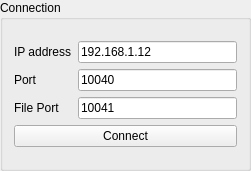
   <widget class="QGroupBox" name="groupBox_3">
    <property name="geometry">
     <rect>
      <x>10</x>
      <y>0</y>
      <width>251</width>
      <height>171</height>
     </rect>
    </property>
    <property name="title">
     <string>Connection</string>
    </property>
    <layout class="QVBoxLayout" name="verticalLayout_12">
     <item>
      <layout class="QVBoxLayout" name="verticalLayout_3">
       <item>
        <layout class="QHBoxLayout" name="horizontalLayout">
         <item>
          <layout class="QVBoxLayout" name="verticalLayout_2">
           <item>
            <widget class="QLabel" name="label_2">
             <property name="text">
              <string>IP address</string>
             </property>
            </widget>
           </item>
           <item>
            <widget class="QLabel" name="label">
             <property name="text">
              <string>Port</string>
             </property>
            </widget>
           </item>
           <item>
            <widget class="QLabel" name="label_3">
             <property name="text">
              <string>File Port</string>
             </property>
            </widget>
           </item>
          </layout>
         </item>
         <item>
          <layout class="QVBoxLayout" name="verticalLayout">
           <item>
            <widget class="QLineEdit" name="txt_ip">
             <property name="text">
              <string>192.168.1.12</string>
             </property>
            </widget>
           </item>
           <item>
            <widget class="QLineEdit" name="txt_port">
             <property name="text">
              <string>10040</string>
             </property>
            </widget>
           </item>
           <item>
            <widget class="QLineEdit" name="txt_filePort">
             <property name="text">
              <string>10041</string>
             </property>
            </widget>
           </item>
          </layout>
         </item>
        </layout>
       </item>
       <item>
        <widget class="QPushButton" name="btn_connect">
         <property name="autoFillBackground">
          <bool>true</bool>
         </property>
         <property name="text">
          <string>Connect</string>
         </property>
        </widget>
       </item>
      </layout>
     </item>
    </layout>
   </widget>
